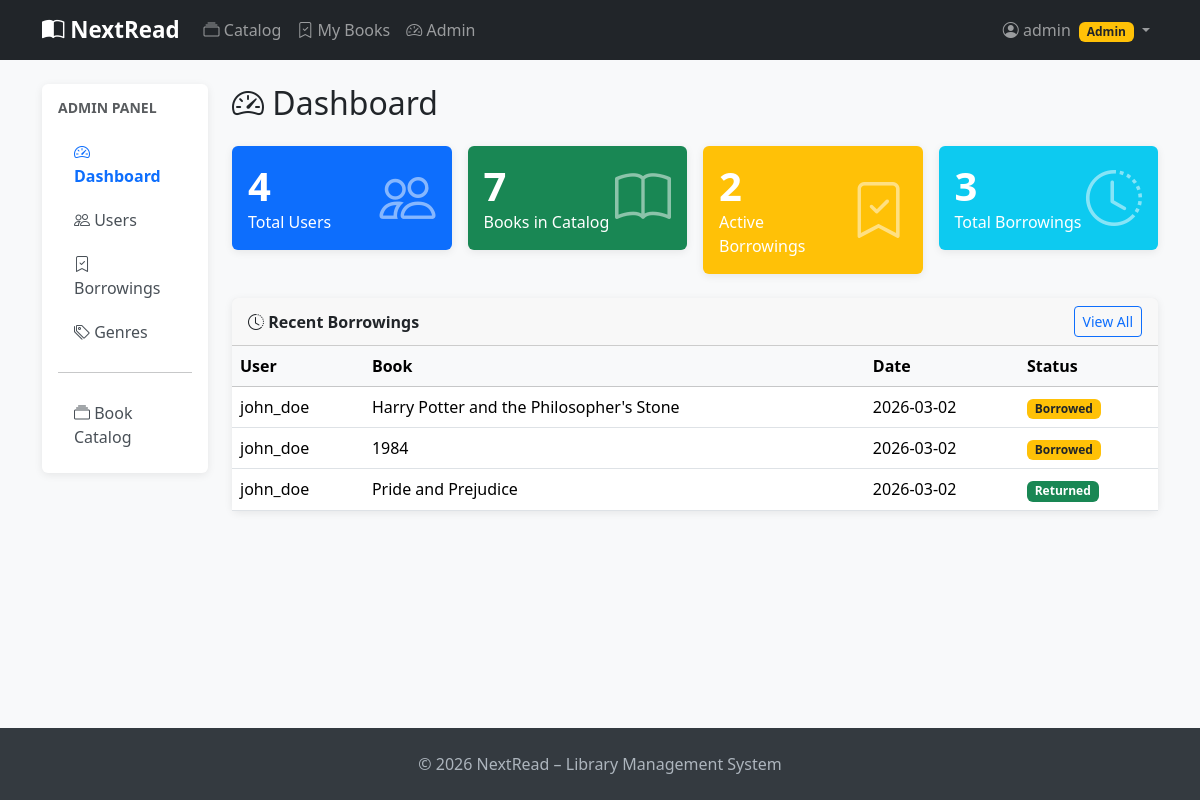
Page /admin/ (signed in) on the earlier database version.
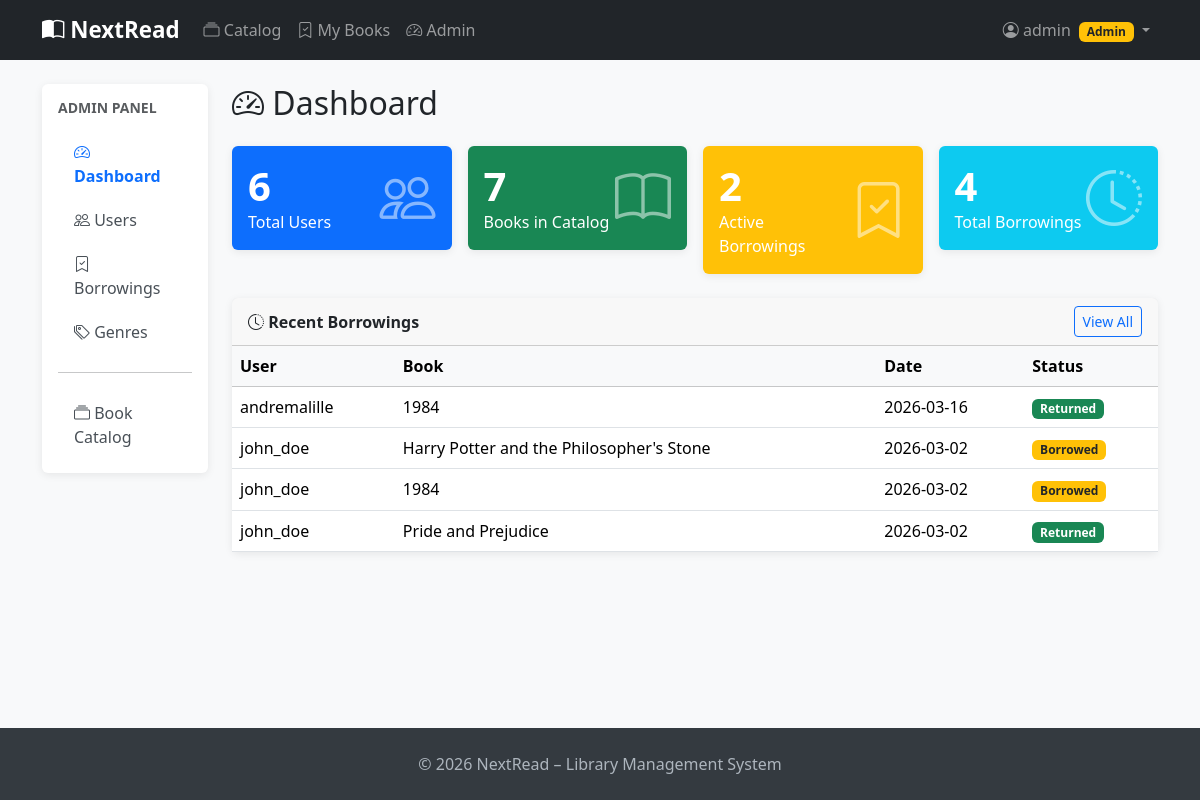
Same page on the later database version.
### app/models.py (models this page shows, shortened)
class Borrowing(db.Model):
    __tablename__ = 'borrowings'
    id = db.Column(db.Integer, primary_key=True)
    user_id = db.Column(db.Integer, db.ForeignKey('users.id'), nullable=False)
    book_id = db.Column(db.Integer, db.ForeignKey('books.id'), nullable=False)
    borrow_date = db.Column(db.Date, nullable=False, default=datetime.utcnow)
    return_date = db.Column(db.Date)
    due_date = db.Column(db.Date)
    status = db.Column(db.String(20), default='borrowed')  # 'borrowed' or 'returned'
    created_at = db.Column(db.DateTime, default=datetime.utcnow)
    user = db.relationship('User', back_populates='borrowings')
    book = db.relationship('Book', back_populates='borrowings')

class User(UserMixin, db.Model):
    __tablename__ = 'users'
    id = db.Column(db.Integer, primary_key=True)
    username = db.Column(db.String(80), unique=True, nullable=False, index=True)
    email = db.Column(db.String(120), unique=True, nullable=False, index=True)
    hashed_password = db.Column(db.String(256), nullable=False)
    full_name = db.Column(db.String(150))
    role = db.Column(db.String(20), default='user')  # 'admin' or 'user'
    is_active = db.Column(db.Boolean, default=True)
    created_at = db.Column(db.DateTime, default=datetime.utcnow)
    profile = db.relationship('UserProfile', back_populates='user',
                               uselist=False, cascade='all, delete-orphan')
    borrowings = db.relationship('Borrowing', back_populates='user',
                                  cascade='all, delete-orphan', lazy='dynamic')
    favorite_genres = db.relationship('Genre', secondary=user_favorite_genres,
                                       back_populates='fans')
    @property
    def is_admin(self):
        return self.role == 'admin'

class Book(db.Model):
    __tablename__ = 'books'
    id = db.Column(db.Integer, primary_key=True)
    title = db.Column(db.String(300), nullable=False, index=True)
    author = db.Column(db.String(200), nullable=False)
    isbn = db.Column(db.String(20), unique=True, index=True)
    published_year = db.Column(db.Integer)
    description = db.Column(db.Text)
    quantity = db.Column(db.Integer, default=1)
    available = db.Column(db.Integer, default=1)
    created_at = db.Column(db.DateTime, default=datetime.utcnow)
    borrowings = db.relationship('Borrowing', back_populates='book',
                                  cascade='all, delete-orphan', lazy='dynamic')
    genres = db.relationship('Genre', secondary=book_genres, back_populates='books')

### app/admin/routes.py (the view)
@admin.route('/')
@login_required
@admin_required
def dashboard():
    stats = {
        'total_users': User.query.count(),
        'total_books': Book.query.count(),
        'active_borrowings': Borrowing.query.filter_by(status='borrowed').count(),
        'total_borrowings': Borrowing.query.count(),
    }
    recent_borrowings = Borrowing.query.order_by(Borrowing.created_at.desc()).limit(5).all()
    return render_template('admin/dashboard.html', title='Admin Dashboard',
                           stats=stats, recent_borrowings=recent_borrowings)

### app/admin/routes.py (called while the page is built)
def admin_required(f):
    @wraps(f)
    def decorated_function(*args, **kwargs):
        if not current_user.is_authenticated or not current_user.is_admin:
            abort(403)
        return f(*args, **kwargs)
    return decorated_function

### app/models.py (called while the page is built)
@login_manager.user_loader
def load_user(user_id):
    return db.session.get(User, int(user_id))

### app/templates/admin/dashboard.html
{% extends 'admin/base.html' %}
{% block admin_content %}
<h2 class="mb-4"><i class="bi bi-speedometer2"></i> Dashboard</h2>
<div class="row g-3 mb-4">
    <div class="col-sm-6 col-lg-3">
        <div class="card text-white bg-primary">
            <div class="card-body d-flex justify-content-between align-items-center">
                <div>
                    <div class="display-6 fw-bold">{{ stats.total_users }}</div>
                    <div>Total Users</div>
                </div>
                <i class="bi bi-people display-4 opacity-50"></i>
            </div>
        </div>
    </div>
    <div class="col-sm-6 col-lg-3">
        <div class="card text-white bg-success">
            <div class="card-body d-flex justify-content-between align-items-center">
                <div>
                    <div class="display-6 fw-bold">{{ stats.total_books }}</div>
                    <div>Books in Catalog</div>
                </div>
                <i class="bi bi-book display-4 opacity-50"></i>
            </div>
        </div>
    </div>
    <div class="col-sm-6 col-lg-3">
        <div class="card text-white bg-warning">
            <div class="card-body d-flex justify-content-between align-items-center">
                <div>
                    <div class="display-6 fw-bold">{{ stats.active_borrowings }}</div>
                    <div>Active Borrowings</div>
                </div>
                <i class="bi bi-bookmark-check display-4 opacity-50"></i>
            </div>
        </div>
    </div>
    <div class="col-sm-6 col-lg-3">
        <div class="card text-white bg-info">
            <div class="card-body d-flex justify-content-between align-items-center">
                <div>
                    <div class="display-6 fw-bold">{{ stats.total_borrowings }}</div>
                    <div>Total Borrowings</div>
                </div>
                <i class="bi bi-clock-history display-4 opacity-50"></i>
            </div>
        </div>
    </div>
</div>
<div class="card">
    <div class="card-header d-flex justify-content-between align-items-center">
        <strong><i class="bi bi-clock-history"></i> Recent Borrowings</strong>
        <a href="{{ url_for('admin.borrowings_list') }}" class="btn btn-sm btn-outline-primary">View All</a>
    </div>
    <div class="table-responsive">
        <table class="table table-hover mb-0">
            <thead class="table-light">
                <tr>
                    <th>User</th>
                    <th>Book</th>
                    <th>Date</th>
                    <th>Status</th>
                </tr>
            </thead>
            <tbody>
                {% for b in recent_borrowings %}
                <tr>
                    <td>{{ b.user.username }}</td>
                    <td>{{ b.book.title }}</td>
                    <td>{{ b.borrow_date }}</td>
                    <td>
                        {% if b.status == 'borrowed' %}
                        <span class="badge bg-warning text-dark">Borrowed</span>
                        {% else %}
                        <span class="badge bg-success">Returned</span>
                        {% endif %}
                    </td>
                </tr>
                {% else %}
                <tr><td colspan="4" class="text-center text-muted">No borrowings yet.</td></tr>
                {% endfor %}
            </tbody>
        </table>
    </div>
</div>
{% endblock %}

Differences in the rows shown:
added Borrowing: user.username "andremalille", book "1984", borrow_date "2026-03-16", status "Returned"
Other differences:
{{ stats.total_users }}: "4" → "6"
{{ stats.total_borrowings }}: "3" → "4"
